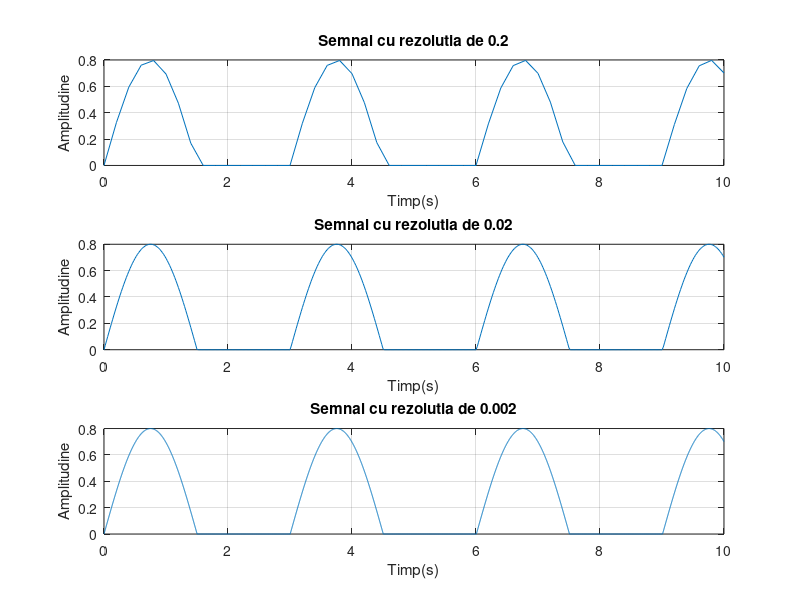

The MATLAB source for this figure:

%TEMA ex. 4

t1=0:0.2:10;
x1=0.8*sin(2*pi*0.333*t1);
for i=1:1:length(x1);      %se parcurg valorile functiei x1 si atunci cand valoarea este negativa, ii se atribuie 0
    if x1(i)<0;
        x1(i)=0;
    end
end
subplot(3,1,1)
plot(t1,x1),grid,xlabel('Timp(s)'),ylabel('Amplitudine'),title('Semnal cu rezolutia de 0.2')



t2=0:0.02:10;
x2=0.8*sin(2*pi*0.333*t2);
for i=1:1:length(x2);      %se parcurg valorile functiei x2 si atunci cand valoarea este negativa, ii se atribuie 0
    if x2(i)<0;
        x2(i)=0;
    end
end
subplot(3,1,2)
plot(t2,x2),grid,xlabel('Timp(s)'),ylabel('Amplitudine'),title('Semnal cu rezolutia de 0.02')



t3=0:0.002:10;
x3=0.8*sin(2*pi*0.333*t3);
for i=1:1:length(x3);      %se parcurg valorile functiei x3 si atunci cand valoarea este negativa, ii se atribuie 0
    if x3(i)<0; 
        x3(i)=0;
    end
end
subplot(3,1,3)
plot(t3,x3),grid,xlabel('Timp(s)'),ylabel('Amplitudine'),title('Semnal cu rezolutia de 0.002')
